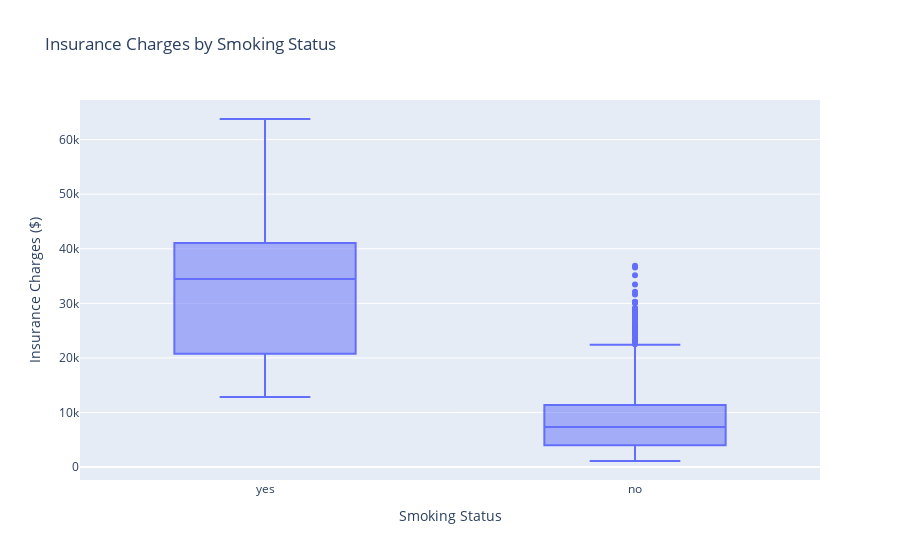

Notebook cell for this chart:
### Markdown cell above
## Chart 2: Smoking Impact Analysis

Testing **Hypothesis 4**: Smoking significantly increases insurance charges

### Code cell
# Box plot: Charges by Smoking Status
fig = px.box(df, x='smoker', y='charges', 
             title='Insurance Charges by Smoking Status',
             labels={'smoker': 'Smoking Status', 'charges': 'Insurance Charges ($)'})
fig.show()

# Calculate statistics
smoker_stats = df.groupby('smoker')['charges'].agg(['mean', 'median', 'count']).round(2)
print("\nCharges by Smoking Status:")
print(smoker_stats)

### Figure 1 — Plotly figure (JSON) as saved in the notebook; plotly's stock layout.template omitted (floating-point values rounded to 4 significant figures; data arrays with more than 128 entries replaced by an {"elided": "..."} marker saying what was removed)
{"data": [{"alignmentgroup": "True", "hovertemplate": "Smoking Status=%{x}<br>Insurance Charges ($)=%{y}<extra></extra>", "legendgroup": "", "marker": {"color": "#636efa"}, "name": "", "notched": false, "offsetgroup": "", "orientation": "v", "showlegend": false, "type": "box", "x": {"elided": "1338 str values"}, "x0": " ", "xaxis": "x", "y": {"elided": "1338 float values"}, "y0": " ", "yaxis": "y"}], "layout": {"boxmode": "group", "legend": {"tracegroupgap": 0}, "title": {"text": "Insurance Charges by Smoking Status"}, "xaxis": {"anchor": "y", "domain": [0, 1], "title": {"text": "Smoking Status"}}, "yaxis": {"anchor": "x", "domain": [0, 1], "title": {"text": "Insurance Charges ($)"}}}}
